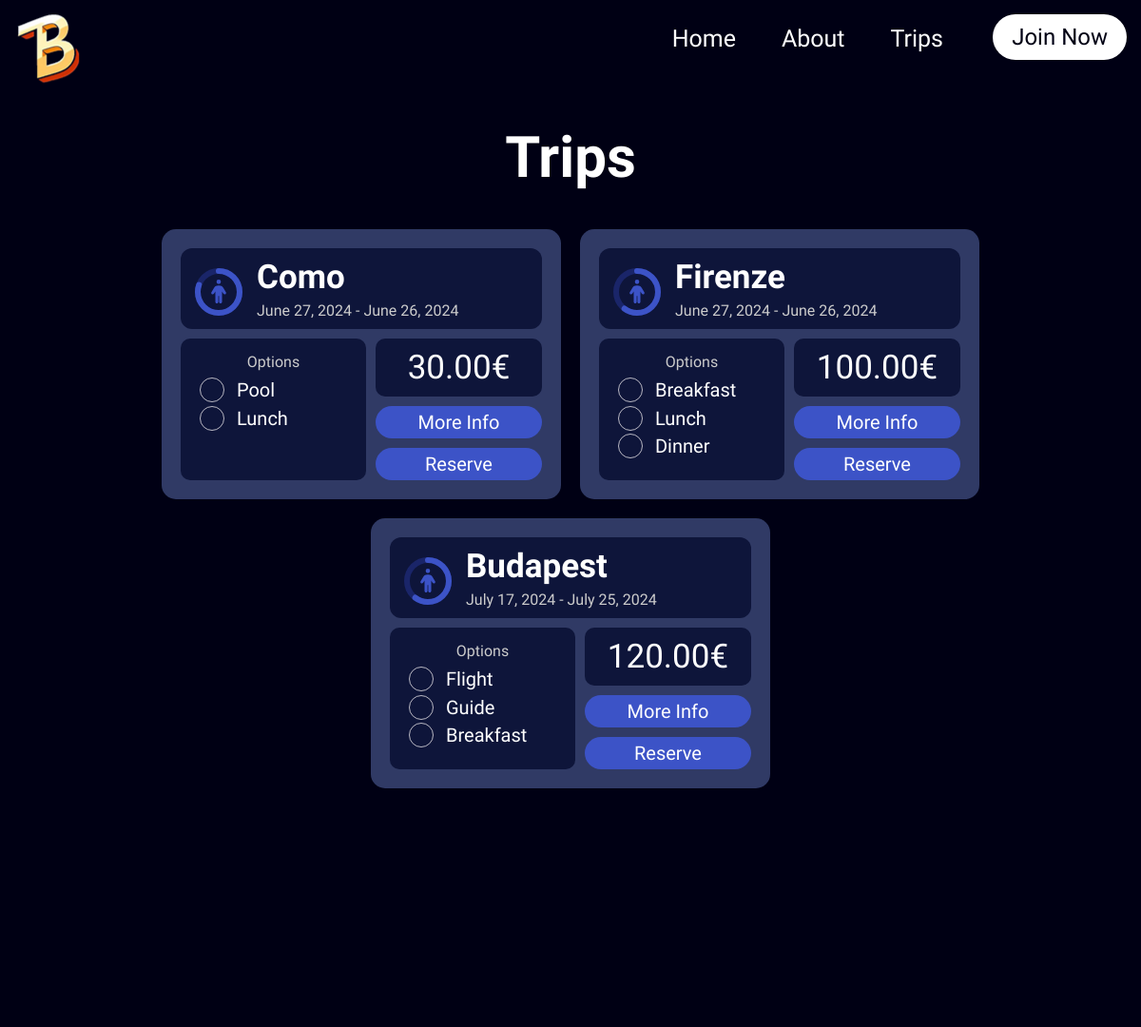
Page /shop/ (upper part) on the earlier database version.
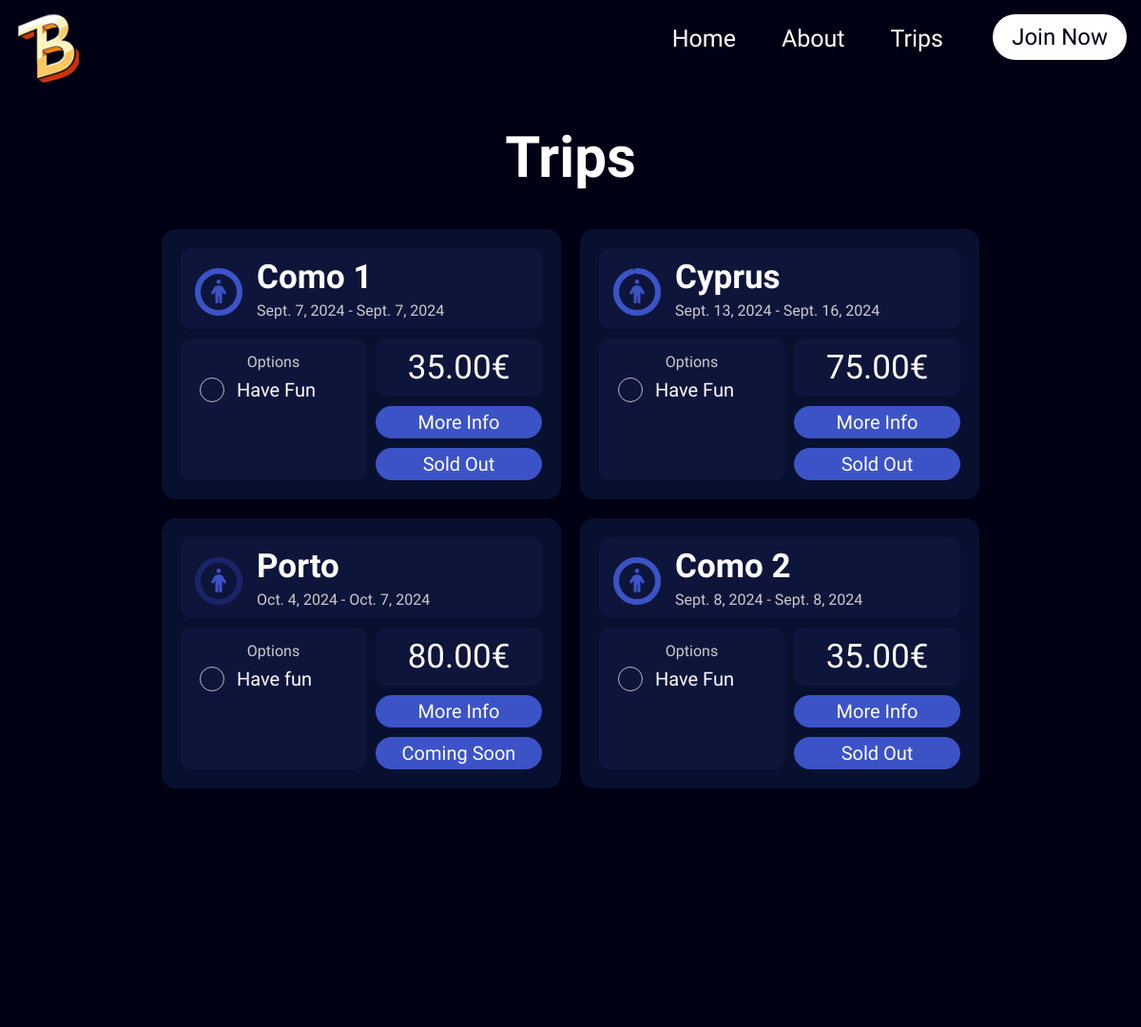
Same page on the later database version.
### shop/models.py (models this page shows, shortened)
class Trip(models.Model):
    STATUS_CHOICES = [
        ('current', 'Current'),
        ('past', 'Past'),
        ('future', 'Future'),
    ]
    name = models.CharField(max_length=200)
    ig_link = models.URLField(max_length=200)
    price = models.DecimalField(max_digits=10, decimal_places=2)
    start_date = models.DateField(default=timezone.now)
    end_date = models.DateField(default=timezone.now)
    max_places = models.PositiveIntegerField()
    taken_places = models.PositiveIntegerField()
    status = models.CharField(max_length=10, choices=STATUS_CHOICES, default='current')
    g_form = models.URLField(max_length=200, default="https://www.instagram.com/")

class Option(models.Model):
    trip = models.ForeignKey(Trip, related_name='options', on_delete=models.CASCADE)
    name = models.CharField(max_length=100)
    price_increase = models.DecimalField(max_digits=10, decimal_places=2)

### shop/views.py (the view)
# urls.py: path('', views.trip_list, name='trip_list'),
def trip_list(request):
    trips = Trip.objects.filter(max_places__gt=F('taken_places'))
    for trip in trips:
        trip.percentage = (trip.taken_places / trip.max_places) * 100
    return render(request, 'trip_list.html', {'trips': trips})

### shop/templates/trip_list.html (shortened to what this page needs)
{% extends 'base-layout.html' %}
{% block content %}
{% load static %}
<head>
</head>
<body>
    <h1 class="trip-h1">Trips</h1>
    <div class="trip-list">
        {% for trip in trips %}
        <div class="trip-box  {% if trip.status == 'past' %}trip-past{% elif trip.status == 'future' %}trip-future{% else %}trip-current{% endif %}">
            <div class="trip-header">
                <div class="trip-title">
                    <div id="div1" class="icon-container">
                        <svg xmlns="http://www.w3.org/2000/svg" version="1.1" width="50px" height="50px" class="circle-svg">
                            <defs>
                                <linearGradient id="GradientColor">
                                    <stop offset="0%" stop-color="#3c53c7" />
                                    <stop offset="100%" stop-color="#3c53c7" />
                                </linearGradient>
                            </defs>
                            <circle cx="25" cy="25" r="22" stroke-linecap="round" class="circle1" />
                            <circle cx="25" cy="25" r="22" stroke-linecap="round" class="circle2" id="circle2-{{ forloop.counter }}" style="stroke:url(#GradientColor);" />
                        </svg>
                        <span class="person-icon">
                        </span>
                    </div>
                    <div class="trip-info-content">
                        <h2>{{ trip.name }}</h2>
                        <p style="color: #ccc;">{{ trip.start_date }} - {{ trip.end_date }}</p>
                    </div>
                </div>
            </div>
            <div class="trip-content">
                <div class="trip-options">
                    <p style="color: #ccc;">Options</p>
                    <ul>
                        {% for option in trip.options.all %}
                        <li>
                            <div class="checkbox-wrapper-15">
                                <label class="cbx" for="cbx-{{ trip.id }}-{{ option.id }}">
                                    <span>
                                        <svg width="12px" height="9px" viewbox="0 0 12 9">
                                            <polyline points="1 5 4 8 11 1"></polyline>
                                        </svg>
                                    </span>
                                    <span>{{ option.name }}</span>
                                </label>
                            </div>
                        </li>
                        {% endfor %}
                    </ul>
                </div>
                <div class="trip-info">
                    <div class="trip-price">
                        <p><span class="total-price-price" id="total-price-{{ trip.id }}">{{ trip.price }}€</span></p>
                    </div>
                    <div class="trip-buttons">
                        <button class="info-button"  onclick="window.open('{{ trip.ig_link }}', '_blank')">More Info</button>
                        {% if trip.status == 'past' %}
                            <button class="reserve-button">Sold Out</button>
                        {% elif trip.status == 'future' %}
                            <button class="reserve-button">Coming Soon</button>
                        {% else %}
                            <button class="reserve-button" onclick="window.location.href='{{ trip.g_form }}'">Reserve</button>
                        {% endif %}
                    </div>
                </div>
            </div>
        </div>
        {% endfor %}
    </div>
{% endblock %}

### main/templates/base-layout.html (shortened to what this page needs)
{% load static %}
<!DOCTYPE html>
<html lang="en">
<head>
</head>
<body>
  <header>
    <nav class="navbar" style="position: fixed; background-color: #000014; z-index: 1000;">
        <a href="/">
        <img class="logo-img" src="{% static 'img/logo.png' %}" alt="Logo">
        </a>
        <ul class="nav-menu menu-spacer">
        <li class="nav-item">
            <a href="/" class="nav-link">Home</a>
        </li>
        <li class="nav-item">
            <a href="/about" class="nav-link">About</a>
        </li>
        <li class="nav-item">
            <a href="/shop/" class="nav-link">Trips</a>
        </li>
        </ul>
    </nav>
      <a class="join-a" href="https://buy.stripe.com/test_aEU3ekgqAbNP6S48ww">
        <div class="join-now">Join Now</div>
      </a>
    </header>
{% block content %}
{% endblock %}
</body>
</html>

### main/templates/base-layout.html (style rules this page uses)
body { margin: 0; padding: 0; background-color: #000014; font-family: 'Product Sans', sans-serif; color: white; text-align: center; overflow-x: hidden; }
html { overflow-x: hidden; }
header { background: #000014; }
li { list-style: none; }
a { color: white; text-decoration: none; }
.navbar { background-color: #000014; height: 95px; width: 100%; display: flex; align-items: center; justify-content: space-between; top: -25px; padding: 0.5rem 1rem; }
.nav-menu { display: flex; align-items: center; padding-top: 20px; padding-left: 0px; }
.nav-link { transition: 0.5s ease; font-size: 25px; font-weight: 500; }
.nav-item { padding: 0 1.5rem; }
nav a { text-decoration: none; color: white; font-family: 'Product Sans', sans-serif; }
nav { display: flex; gap: 10px; }
.menu-spacer { margin-right: 200px; }
.logo-img { margin-top: 45px; }
.join-now { position: fixed; top: 15px; right: 15px; background: white; color: #000014; padding: 10px 20px; border-radius: 25px; font-family: 'Product Sans', sans-serif; font-size: 24px; z-index: 9999; }

### shop/templates/trip_list.html (style rules this page uses)
.trip-list { display: flex; flex-wrap: wrap; gap: 20px; justify-content: center; margin:7px auto; max-width: 1000px; }
.trip-box { background-color: #081030; color: white; border-radius: 15px; padding: 20px; width: 380px; display: flex; flex-direction: column; align-items: center; }
.trip-header { display: flex; align-items: center; width: 100%; margin-bottom: 10px; background-color: #0e153a; padding-top: 10px; padding-bottom: 10px; border-radius: 12px; }
.trip-title { display: flex; align-items: center; width: 100%; text-align: left; }
.icon-container { margin-right: 15px; margin-left: 15px; width: 50px; height: 50px; position: relative; }
.circle-svg { width: 50px; height: 50px; margin-top: 3px; }
.person-svg { width: 20px; height: 25px; margin-top: 8px; }
.person-icon { position: absolute; top: 50%; left: 50%; transform: translate(-50%, -50%); font-size: 20px; color: #1a2569; font-family: "Font Awesome 6 Brands"; }
.trip-info-content { flex: 1; }
.trip-title h2 { margin: 0; font-size: 35px; }
.trip-title p { margin: 5px 0 0; }
.trip-content { display: flex; justify-content: space-between; width: 100%; }
.trip-options { background-color: #0e153a; border-radius: 10px; padding: 10px; flex: 1; margin-right: 10px; text-align: left; }
.trip-options p { margin-bottom: -10px; margin-top: 5px; text-align: center; }
.trip-options li { font-size: 20px; }
.trip-options ul { text-align: left; padding-left: 10px; margin-bottom: -10px; }
.trip-info { flex: 1; display: flex; flex-direction: column; justify-content: space-between; }
.trip-price { background-color: #0e153a; border-radius: 10px; margin-bottom: 10px; }
.trip-price p { margin-top: 10px; margin-bottom: 10px; }
.trip-buttons { display: flex; flex-direction: column; gap: 10px; }
.info-button, .reserve-button { background-color: #3c53c7; color: white; border: none; border-radius: 25px; padding: 5px 15px; cursor: pointer; transition: background-color 0.3s ease; font-size: 20px; font-weight: 400; font-family: 'Product Sans'; }
.checkbox-wrapper-15 { margin-bottom: 3px; }
.checkbox-wrapper-15 .cbx { -webkit-user-select: none; user-select: none; -webkit-tap-highlight-color: transparent; cursor: pointer; }
.checkbox-wrapper-15 .cbx span { display: inline-block; vertical-align: middle; transform: translate3d(0, 0, 0); }
.checkbox-wrapper-15 .cbx span:first-child { position: relative; width: 24px; height: 24px; border-radius: 50%; transform: scale(1); vertical-align: middle; border: 1px solid #B9B8C3; transition: all 0.2s ease; }
.checkbox-wrapper-15 .cbx span:first-child svg { position: absolute; z-index: 1; top: 8px; left: 6px; fill: none; stroke: white; stroke-width: 2; stroke-linecap: round; stroke-linejoin: round; stroke-dasharray: 16px; stroke-dashoffset: 16px; transition: all 0.3s ease; transition-delay: 0.1s; transform: translate3d(0, 0, 0); }
.checkbox-wrapper-15 .cbx span:first-child:before { content: ""; width: 100%; height: 100%; background: #506EEC; display: block; transform: scale(0); opacity: 1; border-radius: 50%; transition-delay: 0.2s; }
.checkbox-wrapper-15 .cbx span:last-child { margin-left: 8px; }
.total-price-price { font-size: 35px; }
.trip-h1 { margin-top: 130px; font-size: 60px; }
.trip-box.trip-past { background-color: #081030; }
.trip-box.trip-future { background-color: #081030; }

Differences in the rows shown:
removed Trip: name "Como", start_date "June 27, 2024", end_date "June 26, 2024", price "30.00", status "current" (drawn)
removed Option: name "Pool", shown under "Como"
removed Option: name "Lunch", shown under "Como"
removed Trip: name "Firenze", start_date "June 27, 2024", end_date "June 26, 2024", price "100.00", status "current" (drawn)
removed Option: name "Breakfast", shown under "Firenze"
removed Option: name "Lunch", shown under "Firenze"
removed Option: name "Dinner", shown under "Firenze"
removed Trip: name "Budapest", start_date "July 17, 2024", end_date "July 25, 2024", price "120.00", status "current" (drawn)
removed Option: name "Flight", shown under "Budapest"
removed Option: name "Guide", shown under "Budapest"
removed Option: name "Breakfast", shown under "Budapest"
added Trip: name "Como 1", start_date "Sept. 7, 2024", end_date "Sept. 7, 2024", price "35.00", status "Sold Out"
added Option: name "Have Fun", shown under "Como 1"
added Trip: name "Cyprus", start_date "Sept. 13, 2024", end_date "Sept. 16, 2024", price "75.00", status "Sold Out"
added Option: name "Have Fun", shown under "Cyprus"
added Trip: name "Porto", start_date "Oct. 4, 2024", end_date "Oct. 7, 2024", price "80.00", status "Coming Soon"
added Option: name "Have fun", shown under "Porto"
added Trip: name "Como 2", start_date "Sept. 8, 2024", end_date "Sept. 8, 2024", price "35.00", status "Sold Out"
added Option: name "Have Fun", shown under "Como 2"
